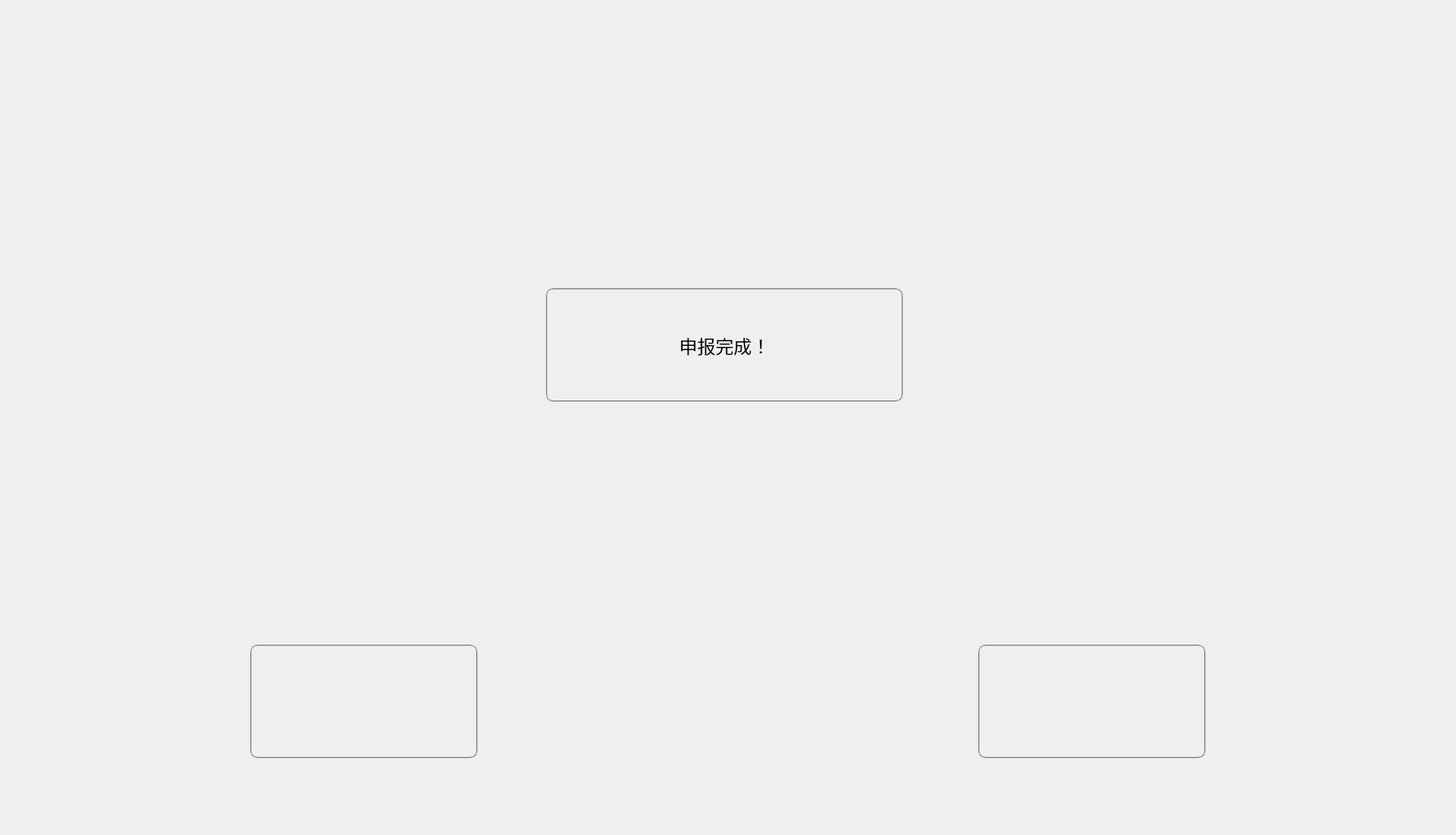
<?xml version="1.0" encoding="UTF-8"?>
<ui version="4.0">
 <class>QueryDeclareInsuranceResultDialog</class>
 <widget class="QDialog" name="QueryDeclareInsuranceResultDialog">
  <property name="geometry">
   <rect>
    <x>0</x>
    <y>0</y>
    <width>1920</width>
    <height>1101</height>
   </rect>
  </property>
  <property name="windowTitle">
   <string>QueryDeclareInsuranceResultDialog</string>
  </property>
  <widget class="QPushButton" name="pBtnHomepage">
   <property name="geometry">
    <rect>
     <x>330</x>
     <y>850</y>
     <width>300</width>
     <height>150</height>
    </rect>
   </property>
   <property name="font">
    <font>
     <family>Algerian</family>
     <pointsize>22</pointsize>
    </font>
   </property>
   <property name="styleSheet">
    <string notr="true">border:2px groove gray;border-radius:10px;padding:2px 4px;
border-image: url(:/Resources/Images/cancelon.png);</string>
   </property>
   <property name="text">
    <string/>
   </property>
  </widget>
  <widget class="QPushButton" name="pBtnDone">
   <property name="geometry">
    <rect>
     <x>1290</x>
     <y>850</y>
     <width>300</width>
     <height>150</height>
    </rect>
   </property>
   <property name="font">
    <font>
     <pointsize>22</pointsize>
    </font>
   </property>
   <property name="styleSheet">
    <string notr="true">border:2px groove gray;border-radius:10px;padding:2px 4px;
border-image: url(:/Resources/Images/finishon.png);</string>
   </property>
   <property name="text">
    <string/>
   </property>
  </widget>
  <widget class="QPushButton" name="pushButton">
   <property name="geometry">
    <rect>
     <x>720</x>
     <y>380</y>
     <width>471</width>
     <height>150</height>
    </rect>
   </property>
   <property name="font">
    <font>
     <family>Times New Roman</family>
     <pointsize>18</pointsize>
    </font>
   </property>
   <property name="styleSheet">
    <string notr="true">border:2px groove gray;border-radius:10px;padding:2px 4px;</string>
   </property>
   <property name="text">
    <string>申报完成！</string>
   </property>
  </widget>
 </widget>
 <layoutdefault spacing="6" margin="11"/>
 <resources>
  <include location="querydeclareinsuranceresultdialog.qrc"/>
 </resources>
 <connections/>
</ui>
